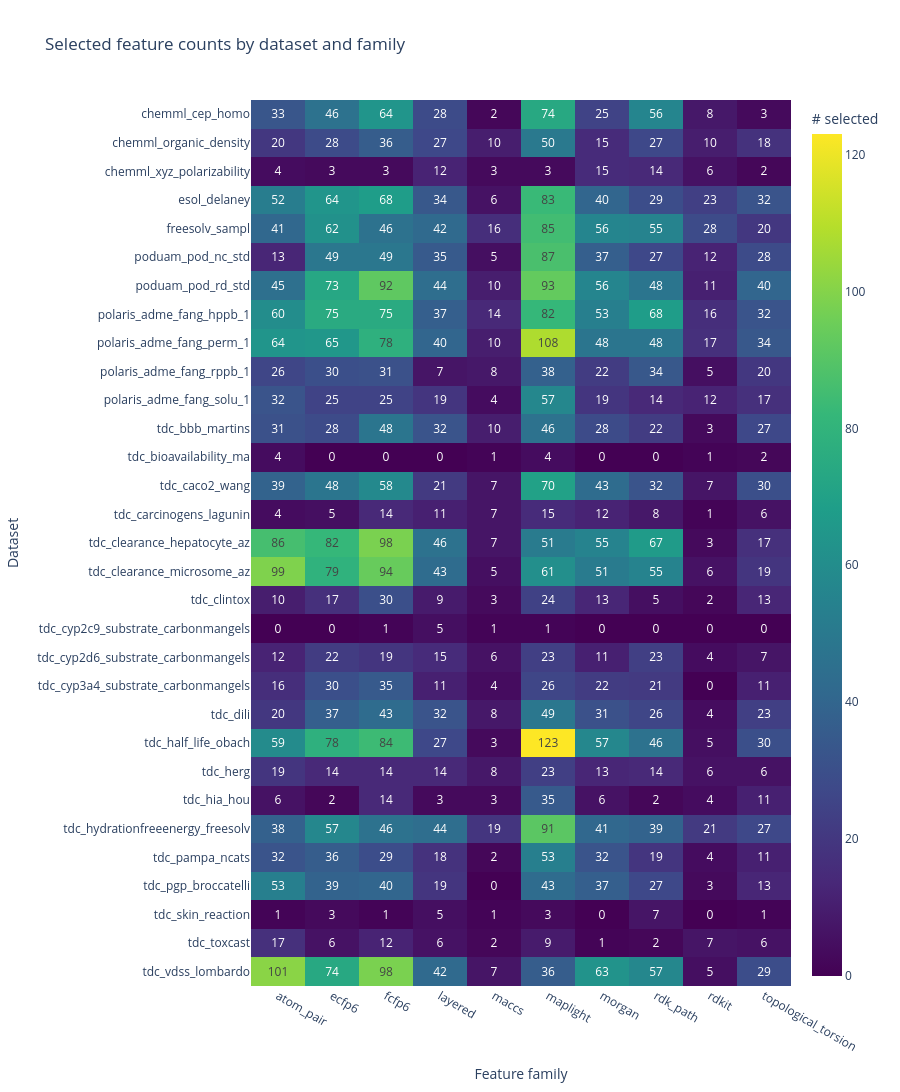
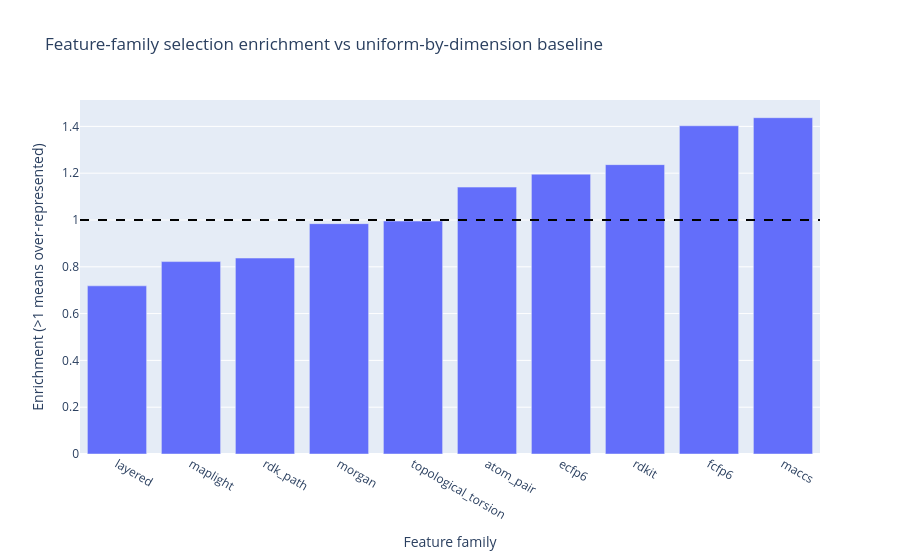

The notebook cell saved with these charts, in order:
### Code cell
# Feature-family representation analysis from selector outputs

feature_family_drop_presence_threshold = 0.20
feature_family_drop_enrichment_threshold = 0.25
feature_family_drop_selected_total_threshold = 25
feature_family_watch_enrichment_threshold = 0.35


def feature_family_from_name(feature_name):
    name = str(feature_name or "")
    if name.startswith("morgan_bit_"):
        return "morgan"
    if name.startswith("ecfp6_bit_"):
        return "ecfp6"
    if name.startswith("fcfp6_bit_"):
        return "fcfp6"
    if name.startswith("layered_bit_"):
        return "layered"
    if name.startswith("atom_pair_bit_"):
        return "atom_pair"
    if name.startswith("topological_torsion_bit_"):
        return "topological_torsion"
    if name.startswith("rdk_path_bit_"):
        return "rdk_path"
    if name.startswith("maccs_bit_"):
        return "maccs"
    if name.startswith("rdkit_"):
        return "rdkit"
    if (
        name.startswith("maplight_morgan_")
        or name.startswith("avalon_count_")
        or name.startswith("erg_")
        or name.startswith("maplight_desc_")
    ):
        return "maplight"
    return "other"


def infer_feature_col(frame):
    return pick_column(frame.columns, ["feature", "Feature", "name"])


def infer_magnitude_col(frame):
    if "abs_coefficient" in frame.columns:
        return "abs_coefficient"
    if "importance" in frame.columns:
        return "importance"
    if "coefficient" in frame.columns:
        return "coefficient"
    return None


selector_rows = []
missing_selector_artifacts = []
for dataset_dir in sorted([p for p in RUN_DIR.iterdir() if p.is_dir()]):
    dataset_name = dataset_dir.name
    selected_path = dataset_dir / "selected_features.csv"
    coeff_path = dataset_dir / "selector_coefficients.csv"
    if not selected_path.exists() or not coeff_path.exists():
        missing_selector_artifacts.append(dataset_name)
        continue

    try:
        selected_df = pd.read_csv(selected_path)
        coeff_df = pd.read_csv(coeff_path)
    except Exception as exc:
        missing_selector_artifacts.append(f"{dataset_name} ({type(exc).__name__})")
        continue

    feature_col = infer_feature_col(coeff_df)
    if feature_col is None:
        missing_selector_artifacts.append(f"{dataset_name} (no feature column)")
        continue

    selected_feature_col = infer_feature_col(selected_df)
    selected_set = set()
    if selected_feature_col is not None:
        selected_set = set(selected_df[selected_feature_col].astype(str).tolist())

    coeff_work = coeff_df.copy()
    coeff_work["feature"] = coeff_work[feature_col].astype(str)
    coeff_work["feature_family"] = coeff_work["feature"].map(feature_family_from_name)
    coeff_work["is_selected"] = coeff_work["feature"].isin(selected_set)

    magnitude_col = infer_magnitude_col(coeff_work)
    if magnitude_col is None:
        coeff_work["feature_magnitude"] = np.nan
    elif magnitude_col == "coefficient":
        coeff_work["feature_magnitude"] = pd.to_numeric(coeff_work[magnitude_col], errors="coerce").abs()
    else:
        coeff_work["feature_magnitude"] = pd.to_numeric(coeff_work[magnitude_col], errors="coerce")

    grouped = coeff_work.groupby("feature_family", dropna=False)
    for family_name, family_df in grouped:
        selected_mask = family_df["is_selected"].astype(bool)
        selector_rows.append(
            {
                "dataset": dataset_name,
                "feature_family": str(family_name),
                "available_features": int(len(family_df)),
                "selected_features": int(selected_mask.sum()),
                "selected_magnitude_sum": float(
                    family_df.loc[selected_mask, "feature_magnitude"].fillna(0.0).sum()
                ),
            }
        )

if not selector_rows:
    display_note("No selector feature artifacts were found in this run; skipping feature-family representation analysis.")
else:
    selector_family_df = pd.DataFrame(selector_rows)

    family_summary = (
        selector_family_df.groupby("feature_family", dropna=False)
        .agg(
            datasets_with_family=("dataset", "nunique"),
            datasets_selected=("selected_features", lambda s: int((pd.to_numeric(s, errors="coerce").fillna(0) > 0).sum())),
            available_features_total=("available_features", "sum"),
            selected_features_total=("selected_features", "sum"),
            mean_selected_per_dataset=("selected_features", "mean"),
            median_selected_per_dataset=("selected_features", "median"),
            selected_magnitude_total=("selected_magnitude_sum", "sum"),
        )
        .reset_index()
    )

    family_summary["dataset_presence_rate"] = family_summary["datasets_selected"] / family_summary["datasets_with_family"].replace(0, np.nan)
    family_summary["selection_rate"] = family_summary["selected_features_total"] / family_summary["available_features_total"].replace(0, np.nan)

    total_available = float(family_summary["available_features_total"].sum())
    total_selected = float(family_summary["selected_features_total"].sum())
    total_magnitude = float(family_summary["selected_magnitude_total"].sum())

    if total_available > 0 and total_selected > 0:
        family_summary["expected_selected_if_uniform"] = family_summary["available_features_total"] / total_available * total_selected
        family_summary["enrichment_vs_uniform"] = family_summary["selected_features_total"] / family_summary["expected_selected_if_uniform"].replace(0, np.nan)
    else:
        family_summary["expected_selected_if_uniform"] = np.nan
        family_summary["enrichment_vs_uniform"] = np.nan

    family_summary["selected_share"] = family_summary["selected_features_total"] / max(total_selected, 1.0)
    family_summary["selected_magnitude_share"] = family_summary["selected_magnitude_total"] / max(total_magnitude, 1.0)

    family_summary = family_summary.sort_values(["selected_features_total", "selection_rate"], ascending=[False, False]).reset_index(drop=True)

    display_note("### Feature-Family Representation In Selected Features")
    display(family_summary)

    selected_heatmap = (
        selector_family_df.pivot_table(
            index="dataset",
            columns="feature_family",
            values="selected_features",
            aggfunc="sum",
            fill_value=0,
        )
        .sort_index()
    )

    fig = px.imshow(
        selected_heatmap,
        aspect="auto",
        color_continuous_scale="Viridis",
        labels={"x": "Feature family", "y": "Dataset", "color": "# selected"},
        title="Selected feature counts by dataset and family",
        text_auto=True,
    )
    fig.update_layout(height=max(420, 45 * len(selected_heatmap.index)))
    fig.show()

    enrich_plot_df = family_summary.sort_values("enrichment_vs_uniform", ascending=True)
    fig = px.bar(
        enrich_plot_df,
        x="feature_family",
        y="enrichment_vs_uniform",
        hover_data=["selected_features_total", "available_features_total", "dataset_presence_rate", "selection_rate"],
        title="Feature-family selection enrichment vs uniform-by-dimension baseline",
    )
    fig.add_hline(y=1.0, line_dash="dash", line_color="black")
    fig.update_layout(xaxis_title="Feature family", yaxis_title="Enrichment (>1 means over-represented)")
    fig.show()

    drop_candidates = family_summary.loc[
        (family_summary["dataset_presence_rate"].fillna(0.0) <= float(feature_family_drop_presence_threshold))
        & (family_summary["enrichment_vs_uniform"].fillna(np.inf) <= float(feature_family_drop_enrichment_threshold))
        & (family_summary["selected_features_total"].fillna(0.0) <= float(feature_family_drop_selected_total_threshold))
    ].copy()

    watchlist = family_summary.loc[
        (family_summary["enrichment_vs_uniform"].fillna(np.inf) <= float(feature_family_watch_enrichment_threshold))
        & (family_summary["dataset_presence_rate"].fillna(0.0) >= 0.5)
    ].copy()

    if drop_candidates.empty:
        display_note(
            "No feature family met the strict drop-candidate rule in this run. "
            "That means no family looked both rare across datasets and consistently unselected."
        )
    else:
        display_note("### Suggested drop candidates (strict rule)")
        display(
            drop_candidates[[
                "feature_family",
                "datasets_selected",
                "datasets_with_family",
                "dataset_presence_rate",
                "selected_features_total",
                "available_features_total",
                "selection_rate",
                "enrichment_vs_uniform",
            ]].sort_values(["dataset_presence_rate", "selected_features_total"], ascending=[True, True]).reset_index(drop=True)
        )

    if not watchlist.empty:
        display_note("### Watchlist: under-enriched but still used across many datasets")
        display(
            watchlist[[
                "feature_family",
                "datasets_selected",
                "datasets_with_family",
                "dataset_presence_rate",
                "selected_features_total",
                "available_features_total",
                "selection_rate",
                "enrichment_vs_uniform",
            ]].sort_values("enrichment_vs_uniform", ascending=True).reset_index(drop=True)
        )

    if missing_selector_artifacts:
        display_note(
            "Selector artifacts were missing for some datasets and were excluded from this section: "
            + ", ".join(sorted(set(missing_selector_artifacts)))
        )

### Figure 1 — Plotly figure (JSON) as saved in the notebook; plotly's stock layout.template omitted (floating-point values rounded to 4 significant figures; data arrays with more than 128 entries replaced by an {"elided": "..."} marker saying what was removed)
{"data": [{"coloraxis": "coloraxis", "hovertemplate": "Feature family: %{x}<br>Dataset: %{y}<br># selected: %{z}<extra></extra>", "name": "0", "texttemplate": "%{z}", "type": "heatmap", "x": ["atom_pair", "ecfp6", "fcfp6", "layered", "maccs", "maplight", "morgan", "rdk_path", "rdkit", "topological_torsion"], "xaxis": "x", "y": ["chemml_cep_homo", "chemml_organic_density", "chemml_xyz_polarizability", "esol_delaney", "freesolv_sampl", "poduam_pod_nc_std", "poduam_pod_rd_std", "polaris_adme_fang_hppb_1", "polaris_adme_fang_perm_1", "polaris_adme_fang_rppb_1", "polaris_adme_fang_solu_1", "tdc_bbb_martins", "tdc_bioavailability_ma", "tdc_caco2_wang", "tdc_carcinogens_lagunin", "tdc_clearance_hepatocyte_az", "tdc_clearance_microsome_az", "tdc_clintox", "tdc_cyp2c9_substrate_carbonmangels", "tdc_cyp2d6_substrate_carbonmangels", "tdc_cyp3a4_substrate_carbonmangels", "tdc_dili", "tdc_half_life_obach", "tdc_herg", "tdc_hia_hou", "tdc_hydrationfreeenergy_freesolv", "tdc_pampa_ncats", "tdc_pgp_broccatelli", "tdc_skin_reaction", "tdc_toxcast", "tdc_vdss_lombardo"], "yaxis": "y", "z": {"elided": "31x10 int values"}}], "layout": {"coloraxis": {"colorbar": {"title": {"text": "# selected"}}, "colorscale": [[0, "#440154"], [0.1111, "#482878"], [0.2222, "#3e4989"], [0.3333, "#31688e"], [0.4444, "#26828e"], [0.5556, "#1f9e89"], [0.6667, "#35b779"], [0.7778, "#6ece58"], [0.8889, "#b5de2b"], [1, "#fde725"]]}, "height": 1395, "title": {"text": "Selected feature counts by dataset and family"}, "xaxis": {"anchor": "y", "domain": [0, 1], "title": {"text": "Feature family"}}, "yaxis": {"anchor": "x", "autorange": "reversed", "domain": [0, 1], "title": {"text": "Dataset"}}}}

### Figure 2 — Plotly figure (JSON) as saved in the notebook; plotly's stock layout.template omitted (floating-point values rounded to 4 significant figures)
{"data": [{"customdata": [[728.0, 30010.0, 0.9677, 0.02426], [1546.0, 55690.0, 1.0, 0.02776], [892.0, 31550.0, 0.9355, 0.02827], [902.0, 27140.0, 0.9032, 0.03323], [535.0, 15920.0, 0.9677, 0.0336], [1037.0, 26930.0, 0.9677, 0.03851], [1177.0, 29150.0, 0.9355, 0.04038], [234.0, 5605.0, 0.9032, 0.04175], [1345.0, 28400.0, 0.9677, 0.04736], [192.0, 3957.0, 0.9677, 0.04852]], "hovertemplate": "feature_family=%{x}<br>enrichment_vs_uniform=%{y}<br>selected_features_total=%{customdata[0]}<br>available_features_total=%{customdata[1]}<br>dataset_presence_rate=%{customdata[2]}<br>selection_rate=%{customdata[3]}<extra></extra>", "legendgroup": "", "marker": {"color": "#636efa", "pattern": {"shape": ""}}, "name": "", "orientation": "v", "showlegend": false, "textposition": "auto", "type": "bar", "x": ["layered", "maplight", "rdk_path", "morgan", "topological_torsion", "atom_pair", "ecfp6", "rdkit", "fcfp6", "maccs"], "xaxis": "x", "y": [0.7186, 0.8222, 0.8373, 0.9843, 0.9952, 1.141, 1.196, 1.236, 1.403, 1.437], "yaxis": "y"}], "layout": {"barmode": "relative", "legend": {"tracegroupgap": 0}, "shapes": [{"line": {"color": "black", "dash": "dash"}, "type": "line", "x0": 0, "x1": 1, "xref": "x domain", "y0": 1, "y1": 1, "yref": "y"}], "title": {"text": "Feature-family selection enrichment vs uniform-by-dimension baseline"}, "xaxis": {"anchor": "y", "domain": [0, 1], "title": {"text": "Feature family"}}, "yaxis": {"anchor": "x", "domain": [0, 1], "title": {"text": "Enrichment (>1 means over-represented)"}}}}
